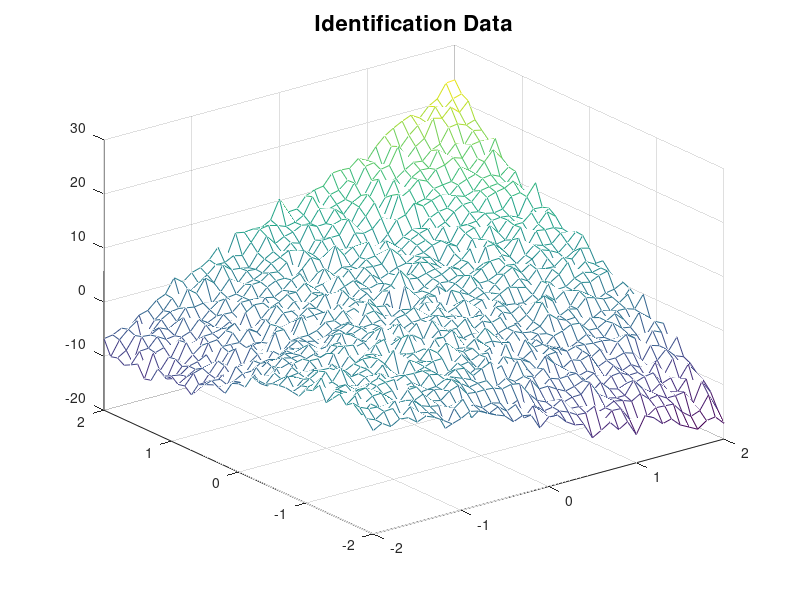
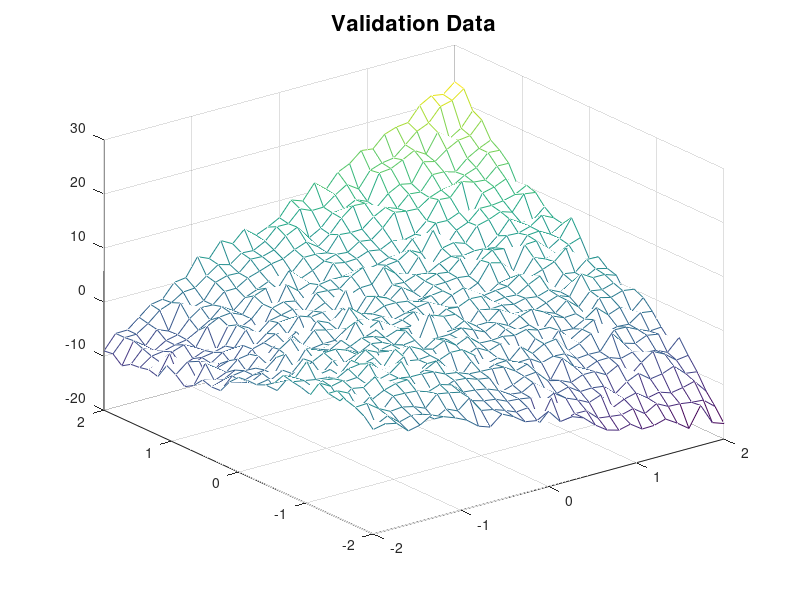

MATLAB code for these plots, in order: (Note: this script raises an error after producing the figures.)
load ('proj_fit_16.mat')

% identification input data
x1_id = id.X{1};
x2_id = id.X{2};

% identification output data
y_id = id.Y;

% validation input data
x1_val = val.X{1};
x2_val = val.X{2};

% validation output data
y_val = val.Y;

figure
mesh(x1_id, x2_id, y_id);
title('Identification Data','FontSize',16);

figure
mesh(x1_val, x2_val, y_val);
title('Validation Data','FontSize',16);

% vector containig the number of terms for each polynomial degree
nr_terms_poly = ones(100,1);
nr_terms_poly(1) = 3;

increment = 3;
for i = 2:100
    nr_terms_poly(i) = nr_terms_poly(i-1) + increment;
    increment = increment + 1;
end

% the degree to which we check
length_check = 40;
t_MSE = 1:length_check;

MSE_id_list = zeros(length_check,1);
MSE_val_list = zeros(length_check,1);

for i = 1:length_check
   [x,y] = LR_Function(i,nr_terms_poly);
   MSE_id_list(i) = x;
   MSE_val_list(i) = y;
end

figure
plot(t_MSE, MSE_id_list,'b');
title('Mean Squared Error','FontSize',16);
grid; hold
plot(t_MSE, MSE_val_list,'r');
legend('for identification','for validation')

% taking the optimum degree
min_MSE = (min(MSE_val_list));
min_MSE_index = 0;

% finding the index of the optimum degree
for i = 1:length_check
    if MSE_val_list(i) == min_MSE
        min_MSE_index = i;
    end
end

% displaying the optimum degree's index
fprintf("Optimum degree's index: %.f\n",min_MSE_index);

% displaying the optimum degree's value
fprintf("Optimum degree's value: %f\n",min_MSE);

% finding the optimum degree's value for identification
for i = 1:length_check
    if min_MSE_index == 5
        min_MSE_id = MSE_id_list(i);
    end
end

% displaying the optimum degree's value for identification
fprintf("Optimum degree's value for identification: %f\n",min_MSE_id);

% function for finding the approximation 
function [MSE_id,MSE_val] = LR_Function(poly_degree,nr_terms_poly)
load ('proj_fit_16.mat')

% identification input data
x1_id = id.X{1};
x2_id = id.X{2};

% identification output data
y_id = id.Y();

% validation input data
x1_val = val.X{1};
x2_val = val.X{2};

% validation output data
y_val = val.Y();

N = length(y_id);

y_id_vector = ones(N*N,1);

ind = 1;
for i = 1:N
    for j = 1:N
        y_id_vector(ind) = y_id(i,j);
        ind = ind + 1;       
    end 
end

phi = zeros(N*N,nr_terms_poly(poly_degree));

% vector containing the regressors
phi_line = ones(nr_terms_poly(poly_degree), 1);

ind2 = 1;
for i = 1:N
    for j = 1:N
        phi_line_index = 1;
        phi_line_value = 0;

        for u = 0:poly_degree
            for v = 0:poly_degree
                if (u+v) <= poly_degree
                    phi_line_value = phi_line_value + ( (x1_id(i)^u) * (x2_id(j)^v) );
                    phi_line(phi_line_index) = phi_line_value;
                    phi_line_index = phi_line_index + 1;
                    phi_line_value = 0;
                end
            end
        end
     
        % adding each line to the matrix
        for f = 1:nr_terms_poly(poly_degree)
            phi(ind2,f) = phi_line(f);
        end
        
        ind2 =  ind2 + 1;
    end
end

% computing theta using liniar regression
theta = phi \ y_id_vector;

M = length(y_val);

y_hat = ones(M);

% computing the approximation using the obtained theta and validation data
for i = 1:M
    for j = 1:M
        y_hat_value = 0;
        theta_index = 1;

        for u = 0:poly_degree
            for v = 0:poly_degree
                if (u+v) <= poly_degree
                    y_hat_value = y_hat_value + (theta(theta_index) * (x1_val(i)^u) * (x2_val(j)^v) );
                    theta_index = theta_index + 1;
                end
            end
        end

        y_hat(i,j) = y_hat_value;
    end   
end

y_hat_id = ones(N);

for i = 1:N
    for j = 1:N
        y_hat_id_value = 0;
        theta_index = 1;

        for u = 0:poly_degree
            for v = 0:poly_degree
                if (u+v) <= poly_degree
                    y_hat_id_value = y_hat_id_value + (theta(theta_index) * (x1_id(i)^u) * (x2_id(j)^v) );
                    theta_index = theta_index + 1;
                end
            end
        end

        y_hat_id(i,j) = y_hat_id_value;
    end   
end

MSE_id = 0;

for i = 1:41
    for j = 1:41
        MSE_id = MSE_id + ((y_id(i,j)-y_hat_id(i,j))^2);
    end
end

MSE_id = ((1/(N*N)) * MSE_id);

MSE_val = 0;

for i = 1:M
    for j = 1:M
        MSE_val = MSE_val + ((y_val(i,j)-y_hat(i,j))^2);
    end
end

MSE_val = ((1/(M*M)) * MSE_val);

if poly_degree == 5

    figure
    subplot(1,2,1)
    mesh(x1_val, x2_val, y_val);
    title('Validation Data','FontSize',16);

    subplot(1,2,2)
    mesh(x1_val,x2_val,y_hat)
    title(['Polynomial degree: ',num2str(poly_degree)],'FontSize',16);

    figure
    subplot(1,2,1)
    mesh(x1_id, x2_id, y_id);
    title('Identification Data','FontSize',16);

    subplot(1,2,2)
    mesh(x1_id,x2_id,y_hat_id)
    title(['Polynomial degree: ',num2str(poly_degree)],'FontSize',16);
end
end
